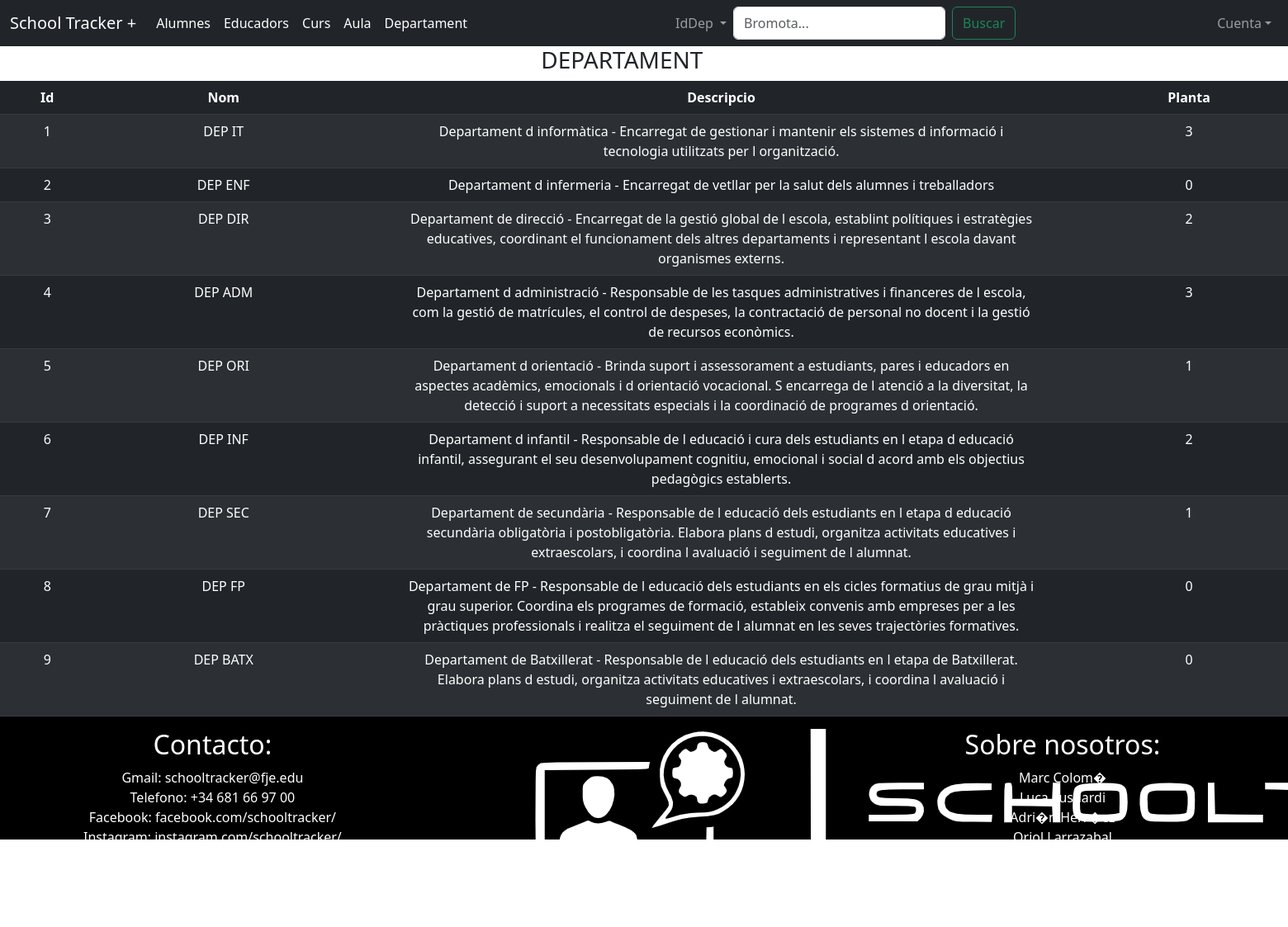
The page /?tabla=departament (signed in) on the database its author committed.
### tables this page shows
CREATE TABLE `departament` (
  `IdDep` INT(11) NOT NULL PRIMARY KEY AUTO_INCREMENT,
  `NomDep` VARCHAR(25) NULL,
  `DescripcioDep` VARCHAR(400) NULL,
  `PlantaDep` VARCHAR(9) NULL
);

### departament/departament.php (the view)
<table class="TablaEdu table table-dark table-striped table-hover">
<div style="display: flex; align-items: center;width:100%; text-align:center">
    <div style="margin-right: 1vw;margin: 1vw"></div><h3 style="text-align: center;margin-left: 40vw">DEPARTAMENT</h3>
</div>
    <thead>
        <tr>
        <th>Id</th>
        <th>Nom</th>
        <th></th>
        <th style="width: 50%;">Descripcio</th>
        <th></th>
        <th>Planta</th>
        </tr>
    </thead>
    <tbody>
        <?php
        $query = "SELECT * FROM departament
        WHERE {$_GET['filtro']} LIKE ?";
        $stmt = $mysqli->prepare($query);
        $bromota = '%' . $_POST['bromota'] . '%';
        $stmt->bind_param("s", $bromota);
        $stmt->execute();
        $departament = $stmt->get_result();
        if ($departament->num_rows > 0) {
        while($row = $departament->fetch_array()) {
            $fila="<tr>";
            $fila=$fila."<td>" . $row["IdDep"] . "</td>";
            $fila=$fila."<td>" . $row["NomDep"] . "</td>";
            $fila=$fila."<td></td>";
            $fila=$fila."<td style='width: 50%;'>" . $row["DescripcioDep"] . "</td>";
            $fila=$fila."<td></td>";
            $fila=$fila."<td>" . $row["PlantaDep"] . "</td>";
            echo $fila;
            }
        }
        ?>
    </tbody>
</table>

### header.php (style rules this page uses)
.table { text-align: center; margin-bottom: 0; }

### rows shown on the page
departament: IdDep "1", NomDep "DEP IT", DescripcioDep "Departament d informàtica - Encarregat de gestionar i mantenir els sistemes d informació i tecnologia utilitzats per l organització.", PlantaDep "3"
departament: IdDep "2", NomDep "DEP ENF", DescripcioDep "Departament d infermeria - Encarregat de vetllar per la salut dels alumnes i treballadors", PlantaDep "0"
departament: IdDep "3", NomDep "DEP DIR", DescripcioDep "Departament de direcció - Encarregat de la gestió global de l escola, establint polítiques i estratègies educatives, coordinant el funcionament dels altres departaments i representant l escola davant organismes externs.", PlantaDep "2"
departament: IdDep "4", NomDep "DEP ADM", DescripcioDep "Departament d administració - Responsable de les tasques administratives i financeres de l escola, com la gestió de matrícules, el control de despeses, la contractació de personal no docent i la gestió de recursos econòmics.", PlantaDep "3"
departament: IdDep "5", NomDep "DEP ORI", DescripcioDep "Departament d orientació - Brinda suport i assessorament a estudiants, pares i educadors en aspectes acadèmics, emocionals i d orientació vocacional. S encarrega de l atenció a la diversitat, la detecció i suport a necessitats especials i la coordinació de programes d orientació.", PlantaDep "1"
departament: IdDep "6", NomDep "DEP INF", DescripcioDep "Departament d infantil - Responsable de l educació i cura dels estudiants en l etapa d educació infantil, assegurant el seu desenvolupament cognitiu, emocional i social d acord amb els objectius pedagògics establerts.", PlantaDep "2"
departament: IdDep "7", NomDep "DEP SEC", DescripcioDep "Departament de secundària - Responsable de l educació dels estudiants en l etapa d educació secundària obligatòria i postobligatòria. Elabora plans d estudi, organitza activitats educatives i extraescolars, i coordina l avaluació i seguiment de l alumnat.", PlantaDep "1"
departament: IdDep "8", NomDep "DEP FP", DescripcioDep "Departament de FP - Responsable de l educació dels estudiants en els cicles formatius de grau mitjà i grau superior. Coordina els programes de formació, estableix convenis amb empreses per a les pràctiques professionals i realitza el seguiment de l alumnat en les seves trajectòries formatives.", PlantaDep "0"
departament: IdDep "9", NomDep "DEP BATX", DescripcioDep "Departament de Batxillerat - Responsable de l educació dels estudiants en l etapa de Batxillerat. Elabora plans d estudi, organitza activitats educatives i extraescolars, i coordina l avaluació i seguiment de l alumnat.", PlantaDep "0"

### other values the page prints
$_GET['filtro'] "IdDep"
